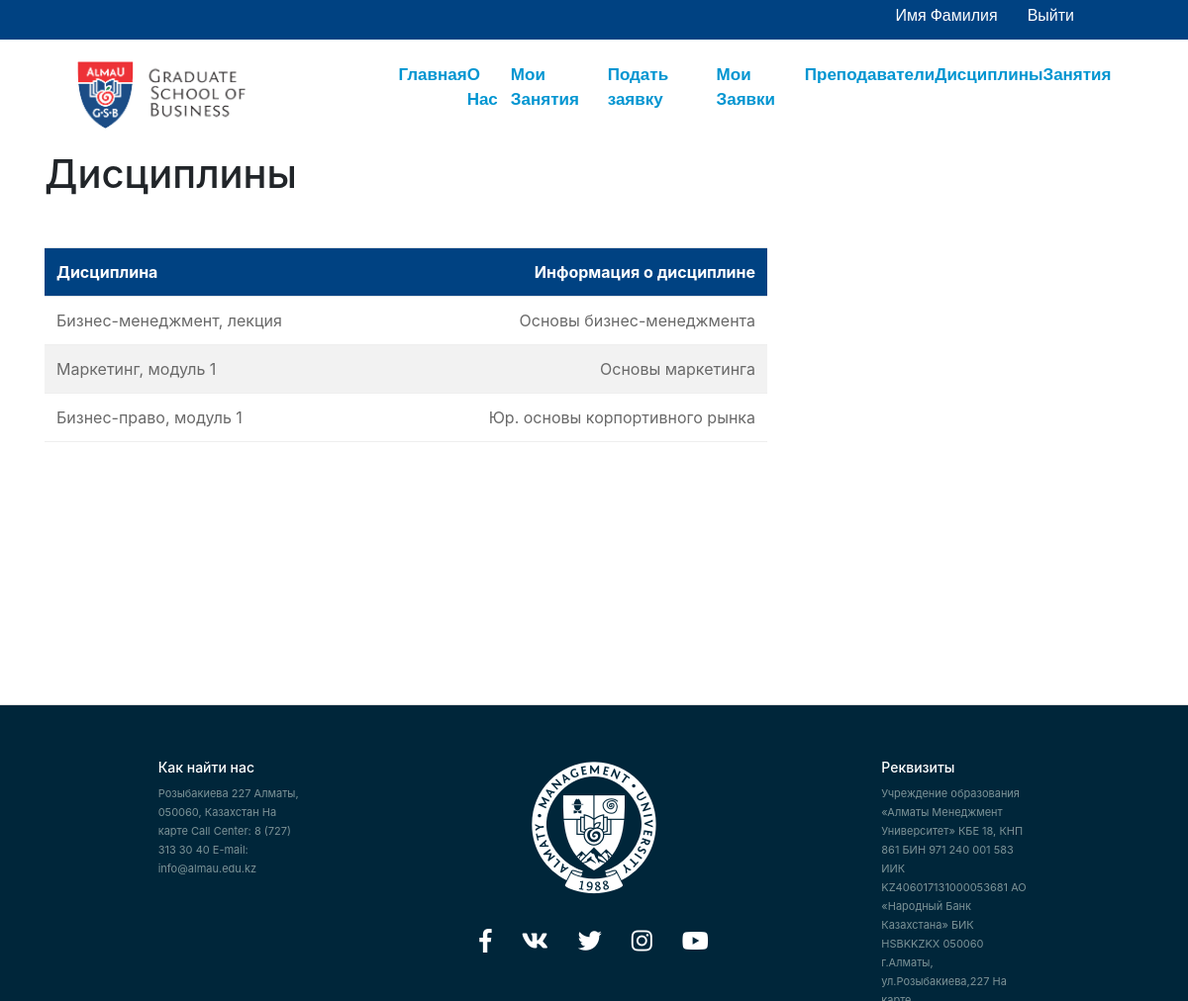
The app's page /disciplines/ (signed in) with its own data.
### main/models.py (models this page shows, shortened)
class Student(AbstractUser):
    type = models.ForeignKey(StudentType, on_delete=models.CASCADE, null=True)
    name = models.CharField('ФИО', max_length=255)
    number = models.IntegerField('Тел. номер',null=True)
    email = models.EmailField('Эл. почта', max_length=255)
    class Meta:
        verbose_name = 'Студент'
        verbose_name_plural = 'Студенты'

class Discipline(models.Model):
    title = models.CharField('Наименование', max_length=255)
    about = models.TextField('Описание', blank=True)
    class Meta:
        verbose_name = 'Дисциплина'
        verbose_name_plural = 'Дисциплины'

### main/views.py (the view)
# urls.py: path('disciplines/', views.disciplines, name='main-disciplines'),
def disciplines(request):
    error = 'No db'
    data = Discipline.objects.all()
    context = {
        'title': 'Дисциплины',
        'header': 'Занятия',
        'data': data,
        'error': error,
    }
    return render(request, 'main/disciplines.html', context)

### main/templates/main/disciplines.html (shortened to what this page needs)
{% extends 'main/base.html' %}
{% block content%}
<h1>Дисциплины</h1>
<table class="table table-striped">
    <tr>
        <th>Дисциплина</th>
        <th>Информация о дисциплине</th>
    </tr>
    {% for row in data %}
    <tr>
        <td>{{row.title}}</td>
        <td>{{row.about}}</td>
    </tr>
    {% endfor %}
</table>
{% endblock %}

### main/templates/main/base.html (shortened to what this page needs)
{% load static %}
<!DOCTYPE html>
<html lang="en">
<head>
    <link rel="stylesheet" href="//use.fontawesome.com/releases/v5.0.7/css/all.css">
    <link rel="stylesheet" href="https://cdn.jsdelivr.net/npm/bootstrap@4.6.2/dist/css/bootstrap.min.css">
    <link rel="stylesheet" type="text/css" href="{% static 'main/css/main.css' %}">
</head>
<body>
  <div class="top-header">
    {% if user.is_authenticated %}
    <a href="{% url 'main-logout' %}"><h6>{{user.first_name}} {{user.last_name}}</h6></a>
    <a href="{% url 'main-logout' %}"><h6>Выйти</h6></a>
    {% else %}
    <a href="{% url 'main-login' %}"><h6>Авторизоваться</h6></a>
    {% endif %}
  </div>
      <nav id="nav-container" class="main_header f-nav">
        <div class="header_logo">
            <a href="#"><img src="{% static 'main/img/logo_new.jpg' %}" alt=""></a>
        </div>
        <ul>
            <li><a href="{% url 'main-index' %}">Главная</a></li>
            <li><a href="{% url 'main-about' %}">О Нас</a></li>
            {% if user.is_authenticated %}
            <li><a href="{% url 'main-mylessons' %}">Мои Занятия</a></li>
            <li><a href="{% url 'main-addrequest' %}">Подать заявку</a></li>
            <li><a href="{% url 'main-requests' %}">Мои Заявки</a></li>
            {% endif %}
            <li><a href="{% url 'main-coach' %}">Преподаватели</a></li>
            <li><a href="{% url 'main-disciplines' %}">Дисциплины</a></li>
            <li><a href="{% url 'main-lesson' %}">Занятия</a></li>
        </ul>
      </nav>
      <main role="main" class="container">
    <div class="row">
        <div class="col-md-8">
          {% block content %}{% endblock %}
        </div>
    </div>
</main>
      <footer class="footer">
        <div class="footer_container">
            <h5>Как найти нас</h5>
            <p>Розыбакиева 227
                Алматы, 050060, Казахстан
                На карте
                Call Center: 8 (727) 313 30 40
                E-mail: info@almau.edu.kz
        </div>
        <div class="socials_container">
            <img class="footer_logo" src="{% static 'main/img/footer_logo.png' %}" alt="">
            <ul class="socials">
                <li><a href="https://www.facebook.com/almau.edu" target="_blank"><i class="fab fa-facebook-f"></i></a></li>
                <li><a href="https://vk.com/almau_edu" target="_blank"><i class="fab fa-vk"></i></a></li>
                <li><a href="https://twitter.com/AlmaU_edu" target="_blank"><i class="fab fa-twitter"></i></a></li>
                <li><a href="https://www.instagram.com/almau_edu/" target="_blank"><i class="fab fa-instagram"></i></a></li>
                <li><a href="https://www.youtube.com/user/MABchannelIAB" target="_blank"><i class="fab fa-youtube"></i></a></li>
            </ul>
        </div>
        <div class="footer_container">
                <h5>Реквизиты</h5>
                <p>Учреждение образования «Алматы Менеджмент Университет»
                    КБЕ 18, КНП 861
                    БИН 971 240 001 583
                    ИИК KZ406017131000053681
                    АО «Народный Банк Казахстана»
                    БИК HSBKKZKX
                    050060 г.Алматы, ул.Розыбакиева,227 На карте</p>
        </div>
      </footer>
</body>
</html>

### main/static/main/css/main.css (style rules this page uses)
body, html { width: 100%; height: 100% }
* { margin: 0; padding: 0; list-style: none; box-sizing: border-box; }
.top-header { height: 40px; background-color: #004282; font-family: 'Roboto', sans-serif; font-size: 14px; display: flex; justify-content: flex-end; align-items: center; }
.top-header a { color: #fff; text-decoration: none; padding: 0 15px; }
.top-header a:last-child { margin-right: 100px; }
.main_header { height: 112px; display: flex; justify-content: space-around; align-items: center; font-family: 'Roboto-Bold', sans-serif; font-weight: bold; font-size: 17px; }
.main_header ul { display: flex; justify-content: space-between; width: 720px; }
.main_header ul li a { color: #0095D1; text-decoration: none; padding-bottom: 6px; transition: .2s; }
.header_logo img { width: 170px; }
.footer { display: flex; background-color: #00263a; position: sticky!important; top: 100%; padding-top: 25px; padding-bottom: 25px; border-top: 1px solid #ddd; margin-top: 20%; justify-content: space-evenly; height: 300px; color: #fff; }
.socials_container { display: flex; flex-direction: column; align-items: center; justify-content: center; margin-top: 60px; height: 160px; }
.socials_container .footer_logo { width: 126px; }
.socials { display: flex; }
.socials li { padding: 30px 15px 0 15px; }
.socials li a { color: #fff; font-size: 24px; }
.footer_container { width: 150px; margin-top: 30px; }
.footer_container h5 { font-size: 14px; }
.footer_container p { font-size: 11px; line-height: 19px; color: #7C9397; }
table { margin-top: 50px; }
th { text-align: left; color: #fff; background-color: #004282; }
td { min-width: 200px; color: #696969; border-bottom: 1px solid #eee; }
th, td { padding: 10px; height: 20px; }
td:first-child { width: 150px; min-width: 0; }
th:last-child { text-align: right; }
td:last-child { width: 80px; min-width: 0; text-align: right; }
tr:nth-child(odd) { background-color: #eee; }

### records on screen
Student: first_name "Имя", last_name "Фамилия"
Discipline: title "Бизнес-менеджмент, лекция", about "Основы бизнес-менеджмента"
Discipline: title "Маркетинг, модуль 1", about "Основы маркетинга"
Discipline: title "Бизнес-право, модуль 1", about "Юр. основы корпортивного рынка"
